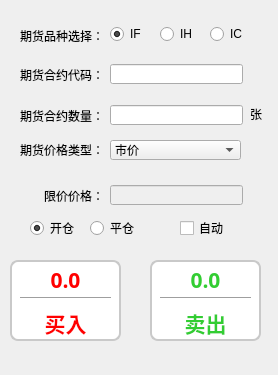
<?xml version="1.0" encoding="UTF-8"?>
<ui version="4.0">
 <class>DockWidget</class>
 <widget class="QDockWidget" name="DockWidget">
  <property name="geometry">
   <rect>
    <x>0</x>
    <y>0</y>
    <width>278</width>
    <height>375</height>
   </rect>
  </property>
  <property name="windowTitle">
   <string>期货买卖</string>
  </property>
  <widget class="QWidget" name="dockWidgetContents">
   <widget class="QPushButton" name="pb_buy">
    <property name="geometry">
     <rect>
      <x>10</x>
      <y>260</y>
      <width>111</width>
      <height>81</height>
     </rect>
    </property>
    <property name="font">
     <font>
      <family>Shruti</family>
      <pointsize>16</pointsize>
      <weight>75</weight>
      <bold>true</bold>
      <underline>false</underline>
     </font>
    </property>
    <property name="layoutDirection">
     <enum>Qt::RightToLeft</enum>
    </property>
    <property name="styleSheet">
     <string notr="true">QPushButton {border: 2px solid #c9c9c9; background-color: rgb(255, 255, 255);border-radius: 8px; color:rgb(255,0,0);text-align:bottom }
QPushButton:pressed { background-color:#000000; }</string>
    </property>
    <property name="text">
     <string>买入</string>
    </property>
   </widget>
   <widget class="QLabel" name="l_buy_price">
    <property name="geometry">
     <rect>
      <x>20</x>
      <y>270</y>
      <width>91</width>
      <height>20</height>
     </rect>
    </property>
    <property name="font">
     <font>
      <family>Shruti</family>
      <pointsize>16</pointsize>
      <weight>75</weight>
      <bold>true</bold>
     </font>
    </property>
    <property name="styleSheet">
     <string notr="true">QLabel { color:rgb(255,0,0)}</string>
    </property>
    <property name="text">
     <string>0.0</string>
    </property>
    <property name="alignment">
     <set>Qt::AlignCenter</set>
    </property>
   </widget>
   <widget class="Line" name="line">
    <property name="geometry">
     <rect>
      <x>20</x>
      <y>290</y>
      <width>91</width>
      <height>16</height>
     </rect>
    </property>
    <property name="orientation">
     <enum>Qt::Horizontal</enum>
    </property>
   </widget>
   <widget class="QPushButton" name="pb_sell">
    <property name="geometry">
     <rect>
      <x>150</x>
      <y>260</y>
      <width>111</width>
      <height>81</height>
     </rect>
    </property>
    <property name="font">
     <font>
      <family>Shruti</family>
      <pointsize>16</pointsize>
      <weight>75</weight>
      <bold>true</bold>
      <underline>false</underline>
     </font>
    </property>
    <property name="layoutDirection">
     <enum>Qt::RightToLeft</enum>
    </property>
    <property name="styleSheet">
     <string notr="true">QPushButton {border: 2px solid #c9c9c9; background-color: rgb(255, 255, 255);border-radius: 8px; color:#32CD32;text-align:bottom }
QPushButton:pressed { background-color:#000000; }</string>
    </property>
    <property name="text">
     <string>卖出</string>
    </property>
   </widget>
   <widget class="Line" name="line_2">
    <property name="geometry">
     <rect>
      <x>160</x>
      <y>290</y>
      <width>91</width>
      <height>16</height>
     </rect>
    </property>
    <property name="orientation">
     <enum>Qt::Horizontal</enum>
    </property>
   </widget>
   <widget class="QLabel" name="l_sell_price">
    <property name="geometry">
     <rect>
      <x>160</x>
      <y>270</y>
      <width>91</width>
      <height>20</height>
     </rect>
    </property>
    <property name="font">
     <font>
      <family>Shruti</family>
      <pointsize>16</pointsize>
      <weight>75</weight>
      <bold>true</bold>
      <underline>false</underline>
     </font>
    </property>
    <property name="styleSheet">
     <string notr="true">QLabel { color:#32CD32}</string>
    </property>
    <property name="text">
     <string>0.0</string>
    </property>
    <property name="alignment">
     <set>Qt::AlignCenter</set>
    </property>
   </widget>
   <widget class="QLabel" name="label">
    <property name="geometry">
     <rect>
      <x>20</x>
      <y>20</y>
      <width>84</width>
      <height>31</height>
     </rect>
    </property>
    <property name="text">
     <string>期货品种选择：</string>
    </property>
   </widget>
   <widget class="QRadioButton" name="rb_variety_if">
    <property name="geometry">
     <rect>
      <x>110</x>
      <y>24</y>
      <width>35</width>
      <height>20</height>
     </rect>
    </property>
    <property name="text">
     <string>IF</string>
    </property>
    <property name="checked">
     <bool>true</bool>
    </property>
    <attribute name="buttonGroup">
     <string notr="true">buttonGroup</string>
    </attribute>
   </widget>
   <widget class="QRadioButton" name="rb_variety_ih">
    <property name="geometry">
     <rect>
      <x>160</x>
      <y>24</y>
      <width>35</width>
      <height>20</height>
     </rect>
    </property>
    <property name="text">
     <string>IH</string>
    </property>
    <attribute name="buttonGroup">
     <string notr="true">buttonGroup</string>
    </attribute>
   </widget>
   <widget class="QRadioButton" name="rb_variety_ic">
    <property name="geometry">
     <rect>
      <x>210</x>
      <y>24</y>
      <width>35</width>
      <height>20</height>
     </rect>
    </property>
    <property name="text">
     <string>IC</string>
    </property>
    <attribute name="buttonGroup">
     <string notr="true">buttonGroup</string>
    </attribute>
   </widget>
   <widget class="QLabel" name="label_2">
    <property name="geometry">
     <rect>
      <x>20</x>
      <y>50</y>
      <width>84</width>
      <height>50</height>
     </rect>
    </property>
    <property name="text">
     <string>期货合约代码：</string>
    </property>
   </widget>
   <widget class="QLineEdit" name="le_future_code">
    <property name="geometry">
     <rect>
      <x>110</x>
      <y>64</y>
      <width>133</width>
      <height>20</height>
     </rect>
    </property>
    <property name="text">
     <string/>
    </property>
   </widget>
   <widget class="QLabel" name="label_3">
    <property name="geometry">
     <rect>
      <x>20</x>
      <y>100</y>
      <width>84</width>
      <height>31</height>
     </rect>
    </property>
    <property name="text">
     <string>期货合约数量：</string>
    </property>
   </widget>
   <widget class="QLineEdit" name="le_future_num">
    <property name="geometry">
     <rect>
      <x>110</x>
      <y>105</y>
      <width>133</width>
      <height>20</height>
     </rect>
    </property>
   </widget>
   <widget class="QComboBox" name="cb_future_price_type">
    <property name="geometry">
     <rect>
      <x>110</x>
      <y>140</y>
      <width>131</width>
      <height>20</height>
     </rect>
    </property>
    <item>
     <property name="text">
      <string>市价</string>
     </property>
    </item>
    <item>
     <property name="text">
      <string>限价</string>
     </property>
    </item>
    <item>
     <property name="text">
      <string>对手价超一</string>
     </property>
    </item>
    <item>
     <property name="text">
      <string>对手价超五</string>
     </property>
    </item>
   </widget>
   <widget class="QLabel" name="label_5">
    <property name="geometry">
     <rect>
      <x>20</x>
      <y>140</y>
      <width>84</width>
      <height>20</height>
     </rect>
    </property>
    <property name="text">
     <string>期货价格类型：</string>
    </property>
   </widget>
   <widget class="QLabel" name="label_4">
    <property name="geometry">
     <rect>
      <x>44</x>
      <y>180</y>
      <width>60</width>
      <height>31</height>
     </rect>
    </property>
    <property name="text">
     <string>限价价格：</string>
    </property>
   </widget>
   <widget class="QLineEdit" name="le_limit_price">
    <property name="enabled">
     <bool>false</bool>
    </property>
    <property name="geometry">
     <rect>
      <x>110</x>
      <y>185</y>
      <width>133</width>
      <height>20</height>
     </rect>
    </property>
    <property name="readOnly">
     <bool>false</bool>
    </property>
   </widget>
   <widget class="QRadioButton" name="rb_open">
    <property name="geometry">
     <rect>
      <x>30</x>
      <y>220</y>
      <width>47</width>
      <height>16</height>
     </rect>
    </property>
    <property name="text">
     <string>开仓</string>
    </property>
    <property name="checked">
     <bool>true</bool>
    </property>
    <attribute name="buttonGroup">
     <string notr="true">buttonGroup_2</string>
    </attribute>
   </widget>
   <widget class="QRadioButton" name="rb_close">
    <property name="geometry">
     <rect>
      <x>90</x>
      <y>220</y>
      <width>47</width>
      <height>16</height>
     </rect>
    </property>
    <property name="text">
     <string>平仓</string>
    </property>
    <attribute name="buttonGroup">
     <string notr="true">buttonGroup_2</string>
    </attribute>
   </widget>
   <widget class="QCheckBox" name="cb_auto">
    <property name="geometry">
     <rect>
      <x>180</x>
      <y>220</y>
      <width>47</width>
      <height>16</height>
     </rect>
    </property>
    <property name="text">
     <string>自动</string>
    </property>
   </widget>
   <widget class="QLabel" name="label_8">
    <property name="geometry">
     <rect>
      <x>250</x>
      <y>104</y>
      <width>41</width>
      <height>20</height>
     </rect>
    </property>
    <property name="text">
     <string>张</string>
    </property>
   </widget>
  </widget>
 </widget>
 <resources/>
 <connections/>
 <buttongroups>
  <buttongroup name="buttonGroup_2"/>
  <buttongroup name="buttonGroup"/>
 </buttongroups>
</ui>
